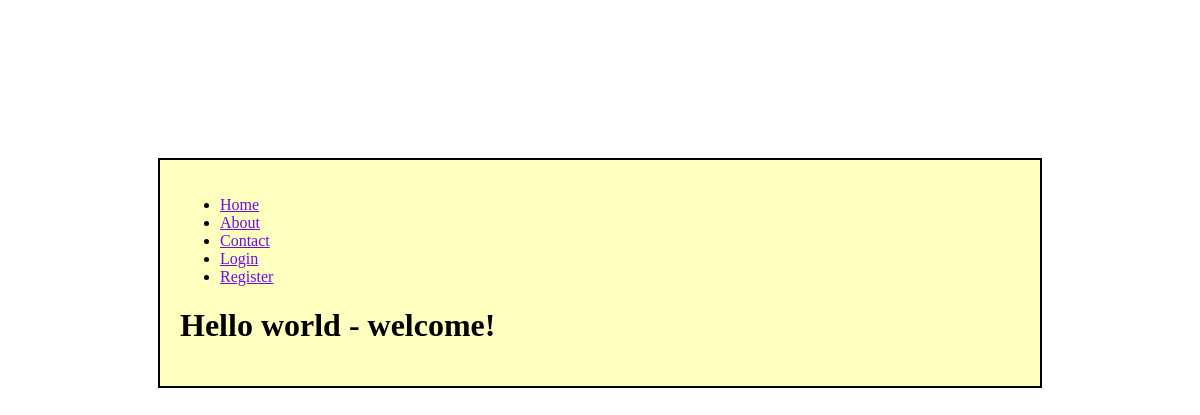
/, run on an earlier commit of the app's database.
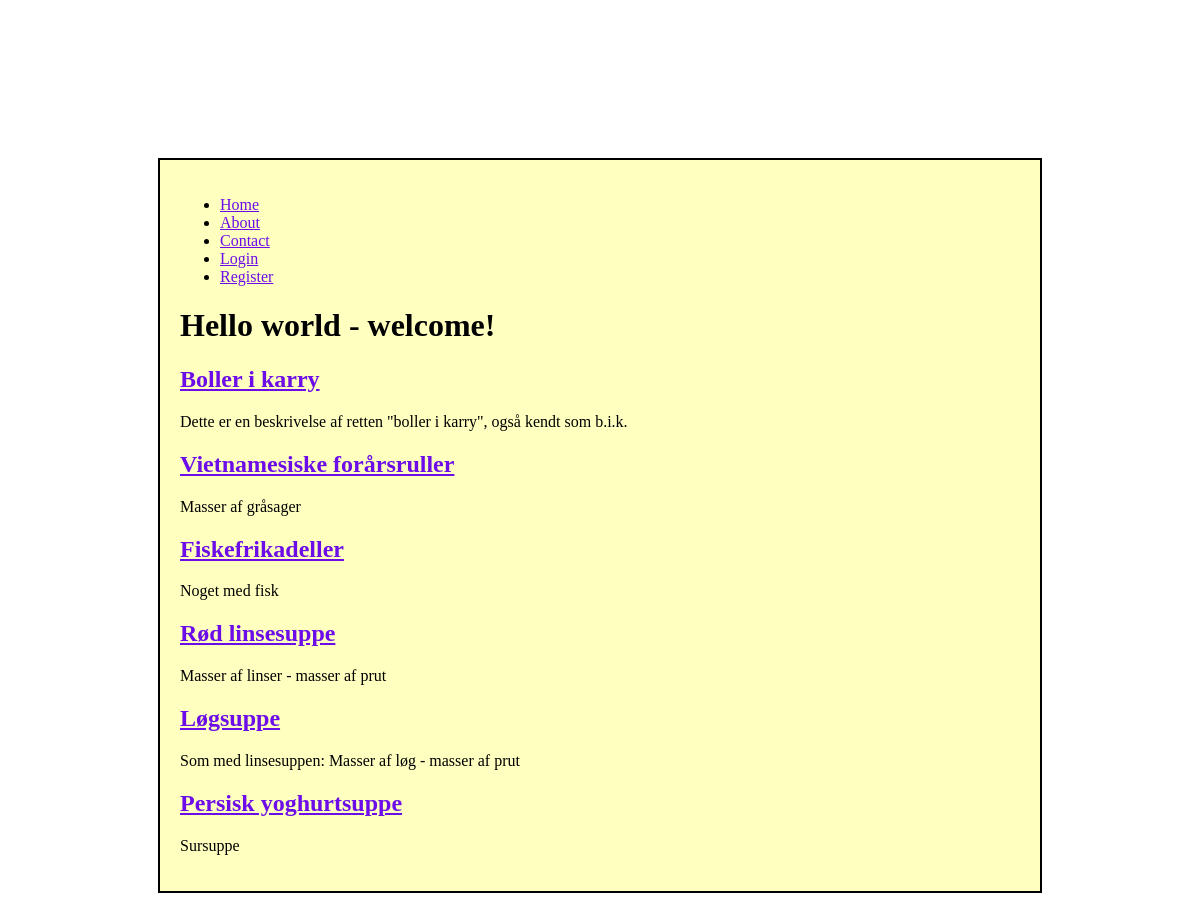
And on a later commit of the database.
### madplan/models.py (models this page shows)
class Dish(models.Model):
	name = models.CharField(max_length=255)
	description = models.TextField()
	slug = models.SlugField(unique=True)
	user = models.OneToOneField (User, blank=True, null=True)

### madplan/views.py (the view)
# urls.py: url(r'^$', views.index, name="home"),
def index(request):
	print ('Goodbye, cruel world!')
	number = 6
	name = "Asshole"
	dishes = Dish.objects.all()
	return render(request, 'index.html', {
		'dishes': dishes,
		'number': number,
		'name': name,
		})

### madplan/templates/index.html
{% extends 'base.html' %}
{% block header %}
	Hello world - {{ block.super }}
{% endblock header %}
{% block content %}
	{% block model_loop %}
		{% for dish in dishes %}
			<h2>
				<a href="{% url 'dish_detail' slug=dish.slug %}">
					{{ dish.name }}
				</a>
			</h2>
			<p>{{ dish.description }}</p>
		{% endfor %}
	{% endblock model_loop %}
{% endblock content %}

### madplan/templates/base.html (shortened to what this page needs)
{% load staticfiles %}
<html>
<head>
	<link rel="stylesheet" href="{% static 'css/style.css' %}">
</head>
<body>
	<div id="global">
		<header>
			<ul>
				<li><a href="{% url 'home' %}">Home</a></li>
				<li><a href="{% url 'about' %}">About</a></li>
				<li><a href="{% url 'contact' %}">Contact</a></li>
				{% if user.is_authenticated %}
					<li><a href="{% url 'auth_logout' %}">Logout</a></li>
				{% else %}
					<li><a href="{% url 'auth_login' %}">Login</a></li>
					<li><a href="{% url 'registration_register' %}">Register</a></li>
				{% endif %}
			</ul>
		</header>
		<h1>
			{% block header %}
				welcome!
			{% endblock header %}
		</h1>
		<p>{% block content %}{% endblock content %}</p>
	</div>
</body>
</html>

### madplan/static/css/style.css (style rules this page uses)
body { padding: 150px; color: black; }
div#global { padding: 20px; background-color: #FFFFC0; border: 2px solid black; }
a { color: 6C0CE8; }

What changed in the data, as far as the page shows it:
added Dish: name "Boller i karry", description "Dette er en beskrivelse af retten \"boller i karry\", også kendt som b.i.k."
added Dish: name "Vietnamesiske forårsruller", description "Masser af gråsager"
added Dish: name "Fiskefrikadeller", description "Noget med fisk"
added Dish: name "Rød linsesuppe", description "Masser af linser - masser af prut"
added Dish: name "Løgsuppe", description "Som med linsesuppen: Masser af løg - masser af prut"
added Dish: name "Persisk yoghurtsuppe", description "Sursuppe"
